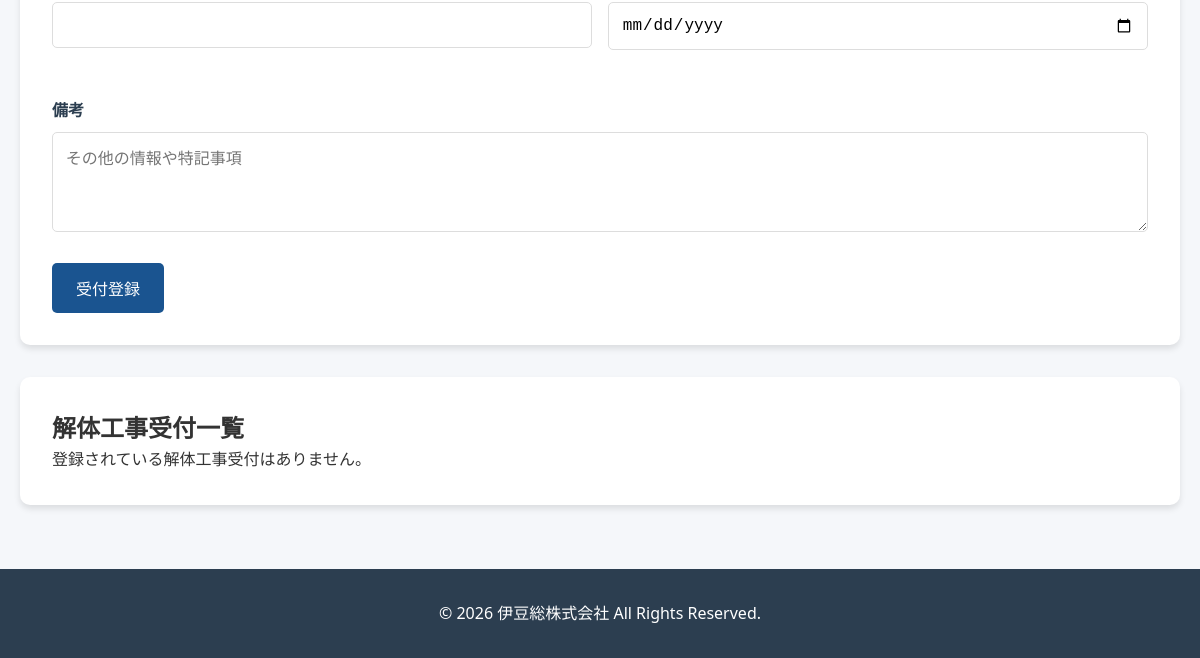
/modules/water_service/demolition.php (lower part), run on an earlier commit of the app's database.
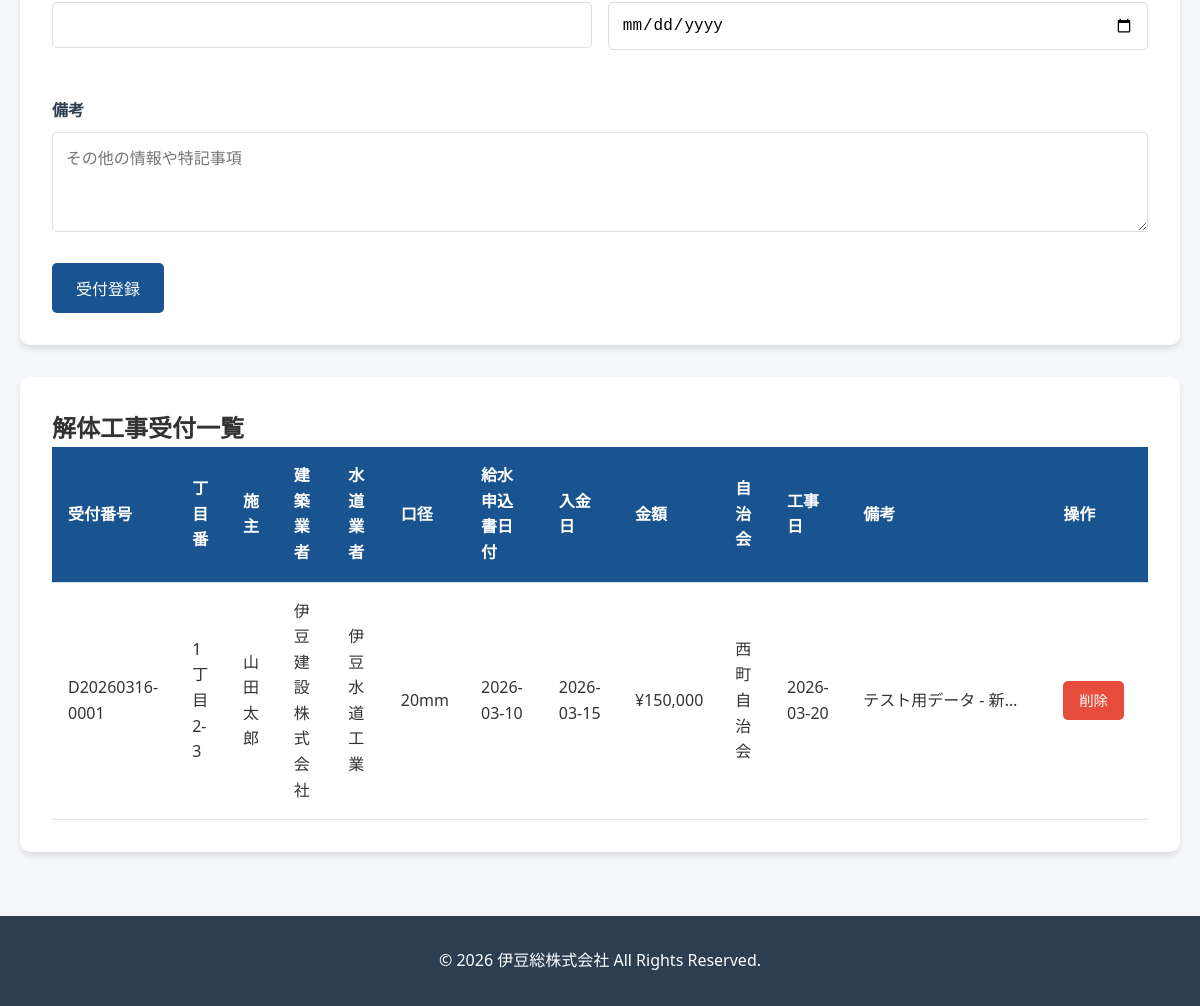
And on a later commit of the database.
### tables this page shows
CREATE TABLE demolition_orders (
            id INTEGER PRIMARY KEY AUTOINCREMENT,
            order_number TEXT UNIQUE NOT NULL,
            chome_ban TEXT,
            owner_name TEXT,
            construction_company TEXT,
            water_company TEXT,
            pipe_diameter TEXT,
            water_application_date DATE,
            payment_date DATE,
            amount DECIMAL(15,2),
            neighborhood_association TEXT,
            construction_date DATE,
            notes TEXT,
            created_at DATETIME DEFAULT CURRENT_TIMESTAMP,
            updated_at DATETIME DEFAULT CURRENT_TIMESTAMP
        );

### includes/db.php (called while the page is built, shortened)
<?php
class Database {
    private static $instance = null;
    private $db;
    private function __construct() {
        try {
            $this->db = new PDO('sqlite:' . DB_PATH);
            $this->db->setAttribute(PDO::ATTR_ERRMODE, PDO::ERRMODE_EXCEPTION);
            $this->db->setAttribute(PDO::ATTR_DEFAULT_FETCH_MODE, PDO::FETCH_ASSOC);
        } catch (PDOException $e) {
            die('データベース接続エラー: ' . $e->getMessage());
        }
    }
    public static function getInstance() {
        if (self::$instance === null) {
            self::$instance = new self();
        }
        return self::$instance;
    }
    public function query($sql, $params = []) {
        try {
            $stmt = $this->db->prepare($sql);
            $stmt->execute($params);
            return $stmt;
        } catch (PDOException $e) {
            error_log('SQL Error: ' . $e->getMessage());
            return false;
        }
    }
    public function fetchAll($sql, $params = []) {
        $stmt = $this->query($sql, $params);
        return $stmt ? $stmt->fetchAll() : [];
    }
}

### modules/water_service/demolition.php (the view, shortened to what this page needs)
<?php
require_once __DIR__ . '/../../includes/db.php';
$db = Database::getInstance();
$orders = $db->fetchAll("SELECT * FROM demolition_orders ORDER BY created_at DESC");
include __DIR__ . '/../../includes/header.php';
?>
<div class="form-container">
    <form method="POST">
        <div class="form-row">
            <div class="form-group">
                <input type="text" id="neighborhood_association" name="neighborhood_association">
            </div>
            <div class="form-group">
                <input type="date" id="construction_date" name="construction_date">
            </div>
        </div>
        <div class="form-group">
            <label for="notes">備考</label>
            <textarea id="notes" name="notes" placeholder="その他の情報や特記事項"></textarea>
        </div>
        <button type="submit" class="btn">受付登録</button>
    </form>
</div>
<div class="table-container" style="margin-top: 2rem;">
    <h2>解体工事受付一覧</h2>
    <?php if (count($orders) > 0): ?>
        <div class="table-responsive">
            <table>
                <thead>
                    <tr>
                        <th>受付番号</th>
                        <th>丁目番</th>
                        <th>施主</th>
                        <th>建築業者</th>
                        <th>水道業者</th>
                        <th>口径</th>
                        <th>給水申込書日付</th>
                        <th>入金日</th>
                        <th>金額</th>
                        <th>自治会</th>
                        <th>工事日</th>
                        <th>備考</th>
                        <th class="action-cell">操作</th>
                    </tr>
                </thead>
                <tbody>
                    <?php foreach ($orders as $order): ?>
                        <tr>
                            <td data-label="受付番号"><?php echo htmlspecialchars($order['order_number']); ?></td>
                            <td data-label="丁目番"><?php echo htmlspecialchars($order['chome_ban'] ?? '-'); ?></td>
                            <td data-label="施主"><?php echo htmlspecialchars($order['owner_name'] ?? '-'); ?></td>
                            <td data-label="建築業者"><?php echo htmlspecialchars($order['construction_company'] ?? '-'); ?></td>
                            <td data-label="水道業者"><?php echo htmlspecialchars($order['water_company'] ?? '-'); ?></td>
                            <td data-label="口径"><?php echo htmlspecialchars($order['pipe_diameter'] ?? '-'); ?></td>
                            <td data-label="給水申込書日付"><?php echo $order['water_application_date'] ?? '-'; ?></td>
                            <td data-label="入金日"><?php echo $order['payment_date'] ?? '-'; ?></td>
                            <td data-label="金額">
                                <?php
                                if (isset($order['amount']) && $order['amount'] !== null) {
                                    echo '¥' . number_format($order['amount']);
                                } else {
                                    echo '-';
                                }
                                ?>
                            </td>
                            <td data-label="自治会"><?php echo htmlspecialchars($order['neighborhood_association'] ?? '-'); ?></td>
                            <td data-label="工事日"><?php echo $order['construction_date'] ?? '-'; ?></td>
                            <td data-label="備考" class="notes-cell"><?php echo htmlspecialchars($order['notes'] ?? '-'); ?></td>
                            <td data-label="操作" class="action-cell">
                                <a href="?delete=<?php echo $order['id']; ?>"
                                   class="btn btn-warning btn-sm"
                                   onclick="return confirm('本当に削除しますか？')">削除</a>
                            </td>
                        </tr>
                    <?php endforeach; ?>
                </tbody>
            </table>
        </div>
    <?php else: ?>
        <p>登録されている解体工事受付はありません。</p>
    <?php endif; ?>
</div>
<?php include __DIR__ . '/../../includes/footer.php'; ?>

What changed in the data, as far as the page shows it:
added demolition_orders: order_number "D20260316-0001", chome_ban "1丁目2-3", owner_name "山田太郎", construction_company "伊豆建設株式会社", water_company "伊豆水道工業", pipe_diameter "20mm", water_application_date "2026-03-10", payment_date "2026-03-15", amount "150,000", neighborhood_association "西町自治会", construction_date "2026-03-20", notes "テスト用データ - 新…"
Also different on the page:
text no longer shown: "登録されている解体工事受付はありません。"
text now shown: "受付番号 丁目番 施主 建築業者 水道業者 口径 給水申込書日付 入金日 金額 自治会 工事日 備考 操作"
